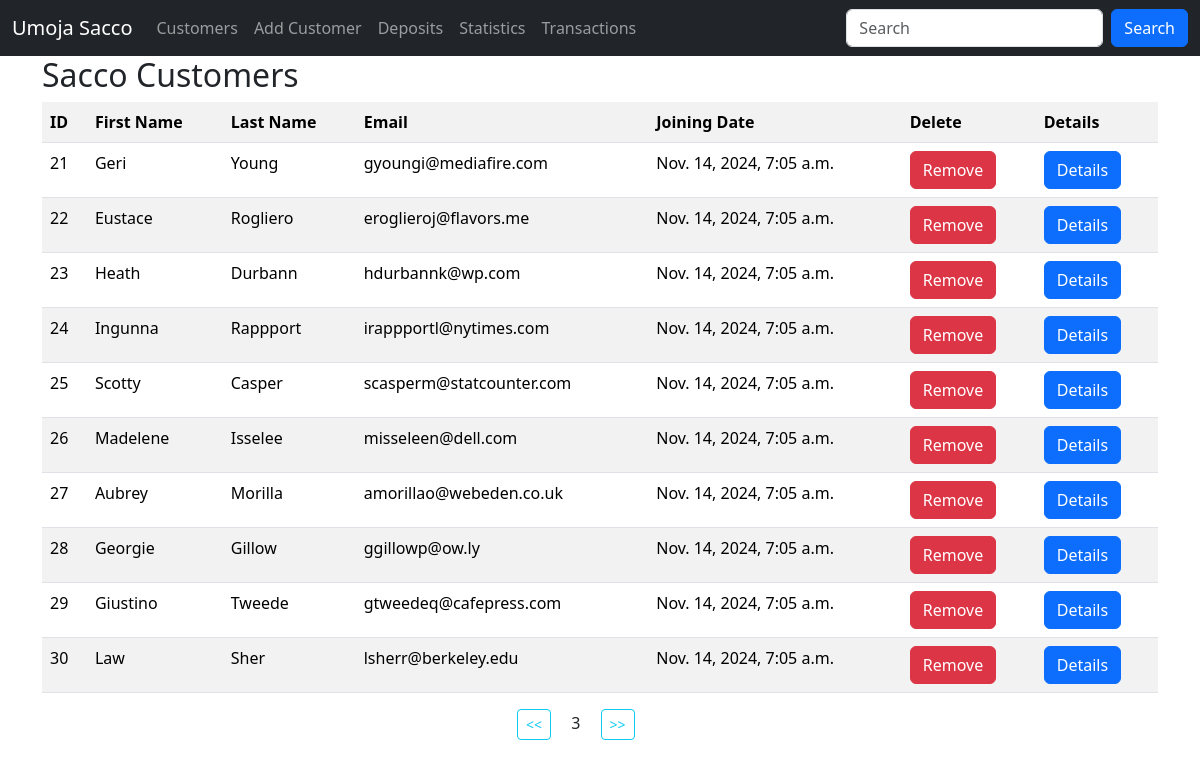
/?page=3 (signed in), run on the app's committed database.
### sacco/models.py (models this page shows, shortened)
class Customer(models.Model):
    first_name = models.CharField(max_length=30)
    last_name = models.CharField(max_length=30)
    email = models.EmailField(unique=True)
    dob = models.DateField()
    gender = models.CharField(max_length=10)
    weight = models.IntegerField(default=0)
    created_at = models.DateTimeField(auto_now_add=True)
    updated_at = models.DateTimeField(auto_now=True)
    class Meta:
        db_table = 'customers'

### sacco/views.py (the view)
# urls.py: path('', views.customers, name='customers'),
@login_required
def customers(request):
    data = Customer.objects.all().order_by('id').values() # ORM select * from customers / when you want to fetch data
    paginator = Paginator(data, 10)
    page_number = request.GET.get('page', 1)
    try:
        paginated_data = paginator.page(page_number)
    except PageNotAnInteger | EmptyPage:
        paginated_data = paginator.page(1)
    return render(request, "customers.html", {"data": paginated_data})

### templates/customers.html (shortened to what this page needs)
{% extends 'master.html' %}
{% block content %}
	<div class="container">
        <h2>Sacco Customers</h2>
        <table class="table table-striped">
            <tr>
                <th>ID</th>
                <th>First Name</th>
                <th>Last Name</th>
                <th>Email</th>
                <th>Joining Date</th>
                <th>Delete</th>
                <th>Details</th>
            </tr>
            {% for customer in data.object_list %}
            	<tr>
                    <td>{{ customer.id }}</td>
                    <td>{{ customer.first_name }}</td>
                    <td>{{ customer.last_name }}</td>
                    <td>{{ customer.email }}</td>
                    <td>{{ customer.created_at }}</td>
                    <td>
                        <a class ="btn btn-danger" href="{% url 'delete_customer' customer.id %}">Remove</a>
                    </td>
                    <td>
                        <a class ="btn btn-primary btn-sa" href="{% url 'customer_details' customer.id %}">Details</a>
                    </td>
                </tr>
            {% empty %}
            	<p>No customers in the sacco.</p>
            {% endfor %}
        </table>
        <div class="row justify-content-center">
            <div class="col-sm-2">
               {% if data.has_previous %}
               	    <a class= "btn btn-outline-info btn-sm" href="?page={{ data.previous_page_number }}"> << </a>
               {% endif %}
                <span class="mx-3">{{ data.number }}</span>
                {% if data.has_next %}
               	    <a class= "btn btn-outline-info btn-sm" href="?page={{ data.next_page_number }}"> >> </a>
                {% endif %}
            </div>
        </div>
    </div>
{% endblock %}

### data on the page
Customer: id "21", first_name "Geri", last_name "Young", email "gyoungi@mediafire.com", created_at "Nov. 14, 2024, 7:05 a.m."
Customer: id "22", first_name "Eustace", last_name "Rogliero", email "eroglieroj@flavors.me", created_at "Nov. 14, 2024, 7:05 a.m."
Customer: id "23", first_name "Heath", last_name "Durbann", email "hdurbannk@wp.com", created_at "Nov. 14, 2024, 7:05 a.m."
Customer: id "24", first_name "Ingunna", last_name "Rappport", email "irappportl@nytimes.com", created_at "Nov. 14, 2024, 7:05 a.m."
Customer: id "25", first_name "Scotty", last_name "Casper", email "scasperm@statcounter.com", created_at "Nov. 14, 2024, 7:05 a.m."
Customer: id "26", first_name "Madelene", last_name "Isselee", email "misseleen@dell.com", created_at "Nov. 14, 2024, 7:05 a.m."
Customer: id "27", first_name "Aubrey", last_name "Morilla", email "amorillao@webeden.co.uk", created_at "Nov. 14, 2024, 7:05 a.m."
Customer: id "28", first_name "Georgie", last_name "Gillow", email "ggillowp@ow.ly", created_at "Nov. 14, 2024, 7:05 a.m."
Customer: id "29", first_name "Giustino", last_name "Tweede", email "gtweedeq@cafepress.com", created_at "Nov. 14, 2024, 7:05 a.m."
Customer: id "30", first_name "Law", last_name "Sher", email "lsherr@berkeley.edu", created_at "Nov. 14, 2024, 7:05 a.m."

### other printed values
{{ data.number }} "3"
